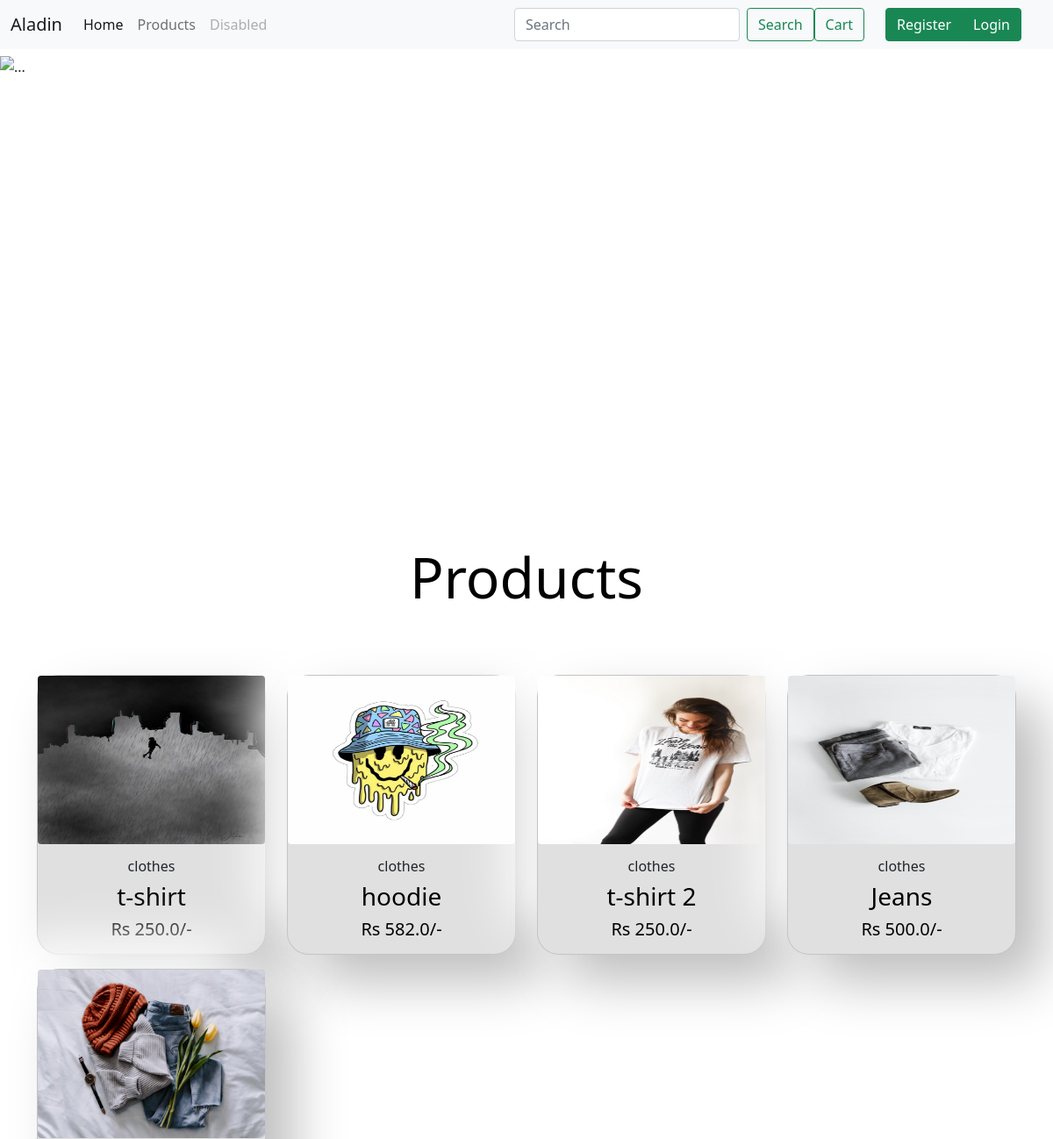
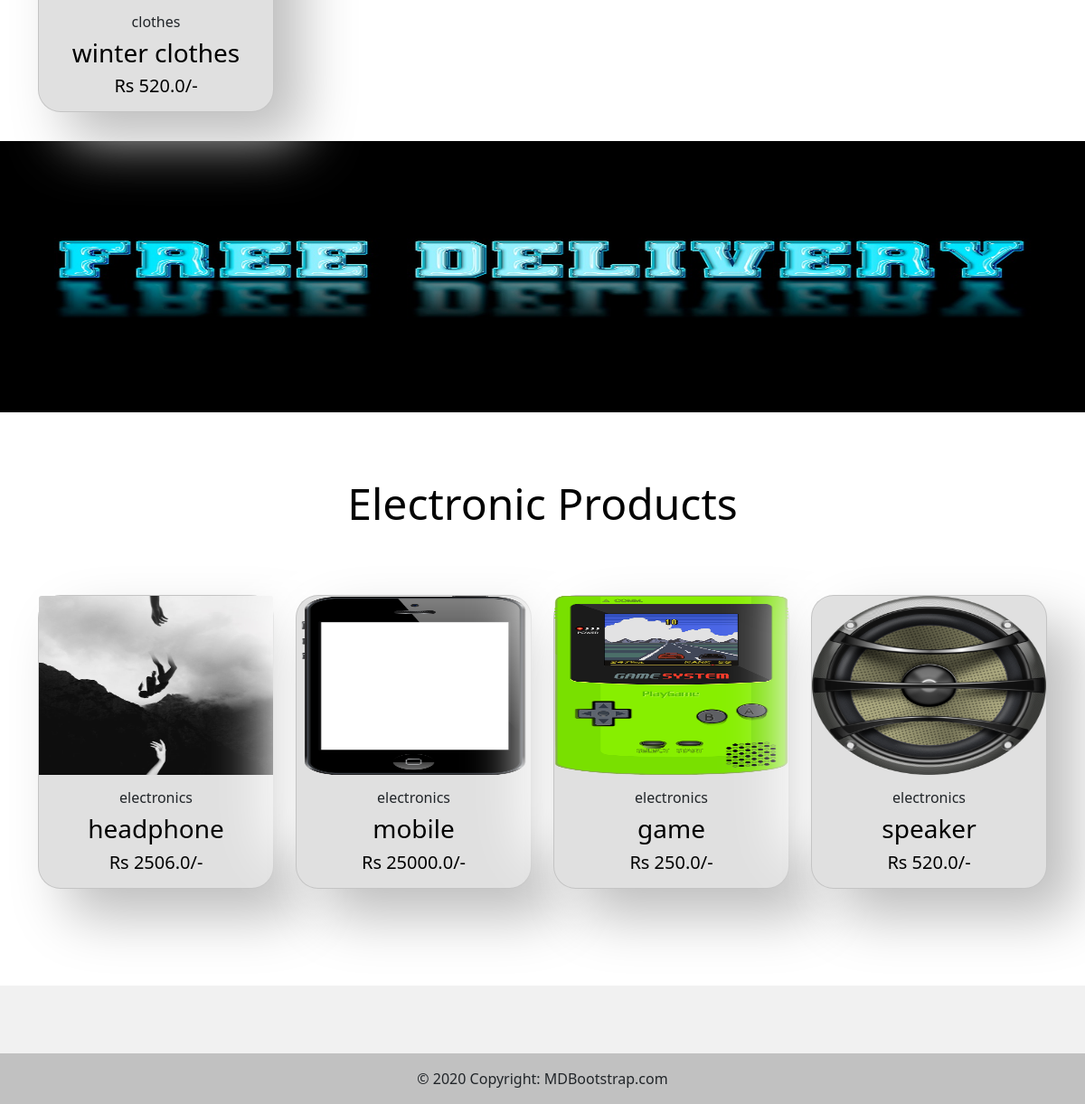
The page / on the database its author committed (2 pictures, top to bottom).
### aladin/models.py (models this page shows, shortened)
class item(models.Model):
    namee = models.CharField(max_length=200)
    desc = models.TextField()
    img = models.ImageField(upload_to='productimage')
    cat_name = models.ForeignKey(category, on_delete=models.CASCADE)
    price = models.FloatField(max_length=5000)

class category(models.Model):
    name = models.CharField(max_length=100)
    def __str__(self):
        return self.name

### aladin/views.py (the view)
def homeview(request):
    categoy = category.objects.get(name='clothes')
    prod = item.objects.filter(cat_name=categoy)
    categ = category.objects.get(name='electronics')
    frod = item.objects.filter(cat_name=categ)
    return render(request, 'shop/product.html', {'prod': prod,'frod':frod})

### templates/shop/product.html (shortened to what this page needs)
{% extends 'base.html' %}
{% block content %}
{% load static %}
<div id="carouselExampleSlidesOnly" class="carousel slide py-2" data-bs-ride="carousel">
  <div class="carousel-inner">
    <div class="carousel-item active" style="height:500px">
      <img src="{% static 'imt/clothes1.jpg' %}" style="height:500px" class="d-block w-100" alt="...">
    </div>
  </div>
</div>
<p class="text-center py-2 display-3 py-5">Products</p>
<div class="container my-3">
<div class="row">
  {% for a in prod %}
  <div class="col-sm-2 col-md-3 py-2">
    <div class="card h-100">
      <div class="container-fluids h-60"><img src="{{a.img.url}}" class="card-img-top rounded " height="192px" alt="..."></div>
      <div class="card-body">
        <h4 class="h6 card-title">{{a.cat_name}}</h4>
        <h3 class="h3 card-title"><a href="{% url 'product_details' a.namee %}"> {{a.namee}}</a></h3>
        <p class="h5 card-text text-bottom">Rs {{a.price}}/-</p>
      </div>
    </div>
  </div>{% endfor %}</div>
</div>
      <img src="{% static 'imt/del.jpg' %}" style="height:300px" class="d-block w-100 my-4" alt="...">
<p class="text-center py-2 display-5 py-5"> Electronic Products</p>
<div class="container my-3">
<div class="row">
  {% for a in frod %}
  <div class="col-sm-3 col-md-3 py-2">
    <div class="card h-100">
      <div class="h-60"><img src="{{a.img.url}}" class="card-img-top" height="198px" alt="..."></div>
      <div class="card-body">
        <h4 class="h6 card-title">{{a.cat_name}}</h4>
        <h3 class="h3 card-title"><a href="{% url 'product_details' a.namee %}"> {{a.namee}}</a></h3>
        <p class="h5 card-text text-bottom">Rs {{a.price}}/-</p>
      </div>
    </div>
  </div>{% endfor %}</div>
</div>
{% endblock %}

### static/css/custom.css (style rules this page uses)
.card { text-align: center; border-radius: 25px; background: #e0e0e0; box-shadow: 31px 31px 61px #bebebe, -31px -31px 61px #ffffff; }
a,p { color:black; text-decoration:none; }

### rows shown on the page
item: img (picture), cat_name "clothes", namee "t-shirt", price "250.0"
item: img (picture), cat_name "clothes", namee "hoodie", price "582.0"
item: img (picture), cat_name "clothes", namee "t-shirt 2", price "250.0"
item: img (picture), cat_name "clothes", namee "Jeans", price "500.0"
item: img (picture), cat_name "clothes", namee "winter clothes", price "520.0"
item: img (picture), cat_name "electronics", namee "headphone", price "2506.0"
item: img (picture), cat_name "electronics", namee "mobile", price "25000.0"
item: img (picture), cat_name "electronics", namee "game", price "250.0"
item: img (picture), cat_name "electronics", namee "speaker", price "520.0"
